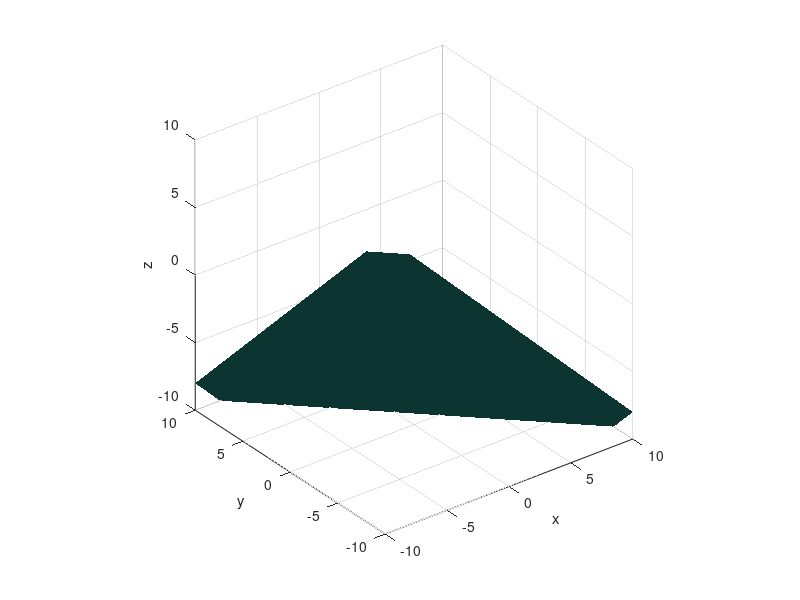

MATLAB code to generate this figure:

mn = 50;
N = 1;  
 
[x,y,z]=meshgrid(linspace(-10,10,mn));
val =  x + y + z + 8;
 
isosurface(x,y,z,val,0)
 
xlabel( 'x' );
ylabel( 'y' );
zlabel( 'z' );
 
axis equal
grid on